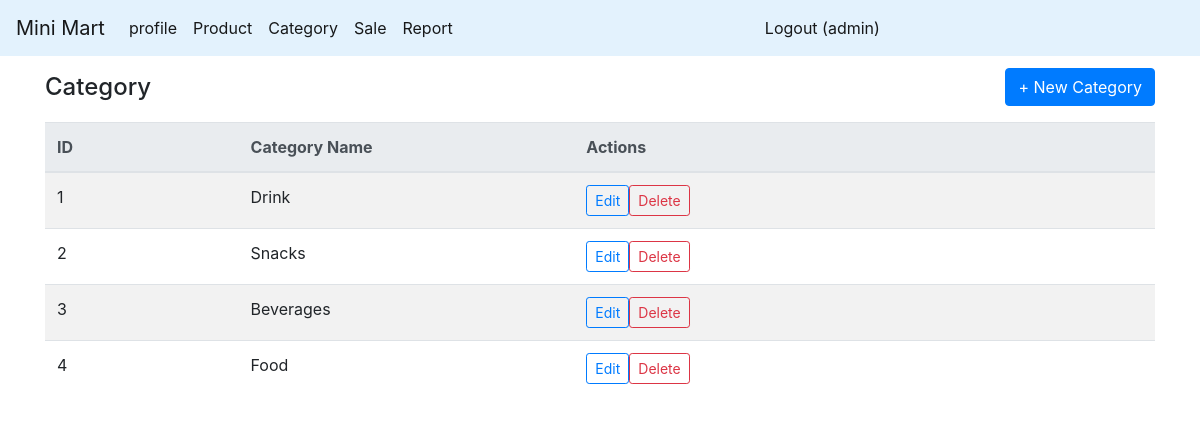
Screenshot of /category_list (signed in) with the database file from the repository.
### app.py (models this page shows)
class Category(db.Model):
    category_id = db.Column(db.Integer, primary_key=True)
    category_name = db.Column(db.String(80), unique=True, nullable=False)

### route/category.py (the view)
@app.get('/category_list')
@jwt_required()
def category_list():
    user= get_jwt_identity()
    list = db.session.execute(text('SELECT * FROM category')).fetchall()
    categories =[]
    for row in list:
        category={
            'category_id': row[0],
            'category_name': row[1]
        }
        categories.append(category)
    return render_template('category/category_list.html', categories=categories, user=user)

### app.py (called while the page is built)
@jwt.token_in_blocklist_loader
def check_if_token_revoked(jwt_header, jwt_payload):
    jti = jwt_payload["jti"]
    token = TokenBlocklist.query.filter_by(jti=jti).first()
    return token is not None

### templates/category/category_list.html
{% extends "master.html" %}
{% block main_content %}
    <div class="container">
        <div class="d-flex align-items-center justify-content-between mb-3" style="padding-top: 12px">
            <h4 class="mb-0">Category</h4>
            <a href="/add_category_form" class="btn btn-primary">+ New Category</a>
        </div>
        <div class="table-responsive">
            <table class="table table-striped table-hover align-middle">
                <thead class="thead-light">
                <tr>
                    <th style="width:60px">ID</th>
                    <th style="width:84px">Category Name</th>
                    <th style="width:180px">Actions</th>
                </tr>
                </thead>
                <tbody>
                {% for c in categories %}
                    <tr>
                        <td>{{ c.category_id }}</td>
                        <td class="text-truncate" style="max-width:360px"
                            title="{{ c.category_name }}">{{ c.category_name }}</td>
                        <td>
                            <a href="{{ url_for('update_category_form', category_id=c['category_id']) }}"
                               class="btn btn-sm btn-outline-primary">Edit</a>
                            <form action="{{ url_for('delete_category', category_id=c.category_id) }}" method="post"
                                  class="d-inline"
                                  onsubmit="return confirm('Delete {{ c.category_name }}?');">
                                <button class="btn btn-sm btn-outline-danger">Delete</button>
                            </form>
                        </td>
                    </tr>
                {% else %}
                    <tr>
                        <td colspan="6" class="text-center text-muted py-4">No category found.</td>
                    </tr>
                {% endfor %}
                </tbody>
            </table>
        </div>
    </div>
{% endblock %}

### rows the page displays
Category: category_id "1", category_name "Drink"
Category: category_id "2", category_name "Snacks"
Category: category_id "3", category_name "Beverages"
Category: category_id "4", category_name "Food"

### other values shown
{{ user }} "admin"
